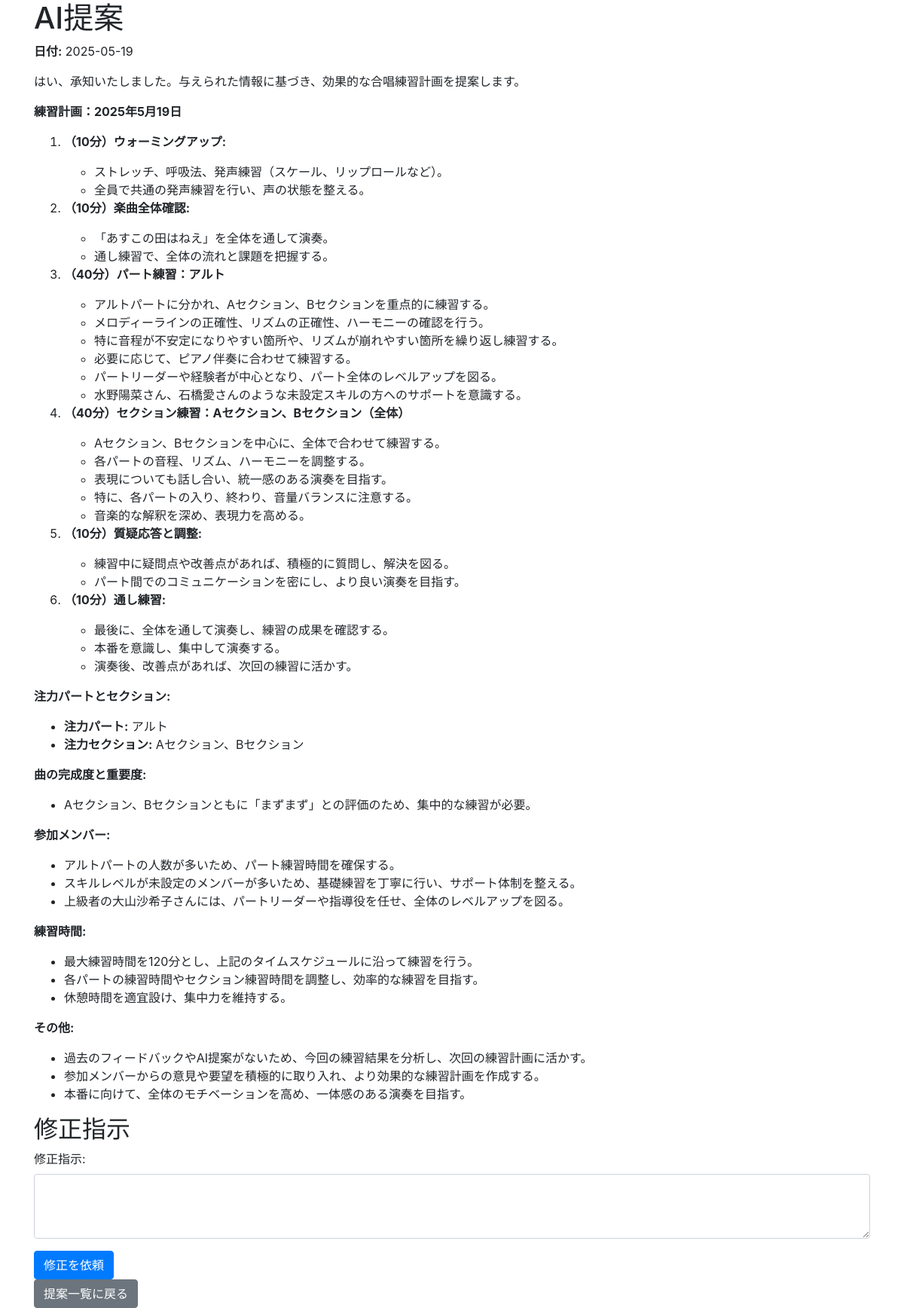
The page /view_ai_suggestion/2025-05-19 on the database its author committed.
### app.py (models this page shows)
class AISuggestion(db.Model):
    id = db.Column(db.Integer, primary_key=True)
    date = db.Column(db.String(10), nullable=False)
    suggestion = db.Column(db.Text, nullable=False)

### app.py (the view)
@app.route("/view_ai_suggestion/<date>")
def view_ai_suggestion(date):
    suggestion = AISuggestion.query.filter_by(date=date).first()
    if not suggestion:
        return "指定された日付の提案が見つかりませんでした。", 404
    return render_template("ai_suggestion.html", date=suggestion.date, suggestion=suggestion.suggestion)

### templates/ai_suggestion.html (shortened to what this page needs)
<!DOCTYPE html>
<html lang="ja">
  <head>
    <link
      rel="stylesheet"
      href="https://stackpath.bootstrapcdn.com/bootstrap/4.5.2/css/bootstrap.min.css"
    />
  </head>
  <body>
    <div class="container">
      <h1>AI提案</h1>
      <p><strong>日付:</strong> {{ date }}</p>
      <div>{{ suggestion | safe }}</div>
      <h2>修正指示</h2>
      <form action="/revise_plan" method="POST">
        <div class="form-group">
          <label for="revision_prompt">修正指示:</label>
          <textarea
            class="form-control"
            id="revision_prompt"
            name="revision_prompt"
            rows="3"
          ></textarea>
        </div>
        <button type="submit" class="btn btn-primary">修正を依頼</button>
      </form>
      <a href="/view_ai_suggestions" class="btn btn-secondary"
        >提案一覧に戻る</a
      >
    </div>
  </body>
</html>

### rows shown on the page
AISuggestion: date "2025-05-19", suggestion "はい、承知いたしました。与えられた情報に基づき、効果的な合唱練習計画を提案します。 練習計画：2025年5月19日 （10分）ウォーミングアップ: ストレッチ、呼吸法、発声練習（スケール、リップロールなど）。 全員で共通の発声練習を行い、声の状態を整える。 （10分）楽曲全体確認: 「あすこの田はねえ」を全体を通して演奏。 通し練習で、全体の流れと課題を把握する。 （40分）パート練習：アルト アルトパートに分かれ、Aセクション、Bセクションを重点的に練習する。 メロディーラインの正確性、リズムの正確性、ハーモニーの確認を行う。 特に音程が不安定になりやすい箇所や、リズムが崩れやすい箇所を繰り返し練習する。 必要に応じて、ピアノ伴奏に合わせて練習する。 パートリーダーや経験者が中心となり、パート全体のレベルアップを図る。 水野陽菜さん、石橋愛さんのような未設定スキルの方へのサポートを意識する。 （40分）セクション練習：Aセクション、Bセクション（全体） Aセクション、Bセクションを中心に、全体で合わせて練習する。 各パートの音程、リズム、ハーモニーを調整する。 表現についても話し合い、統一感のある演奏を目指す。 特に、各パートの入り、終わり、音量バランスに注意する。 音楽的な解釈を深め、表現力を高める。 （10分）質疑応答と調整: 練習中に疑問点や改善点があれば、積極的に質問し、解決を図る。 パート間でのコミュニケーションを密にし、より良い演奏を目指す。 （10分）通し練習: 最後に、全体を通して演奏し、練習の成果を確認する。 本番を意識し、集中して演奏する。…"
